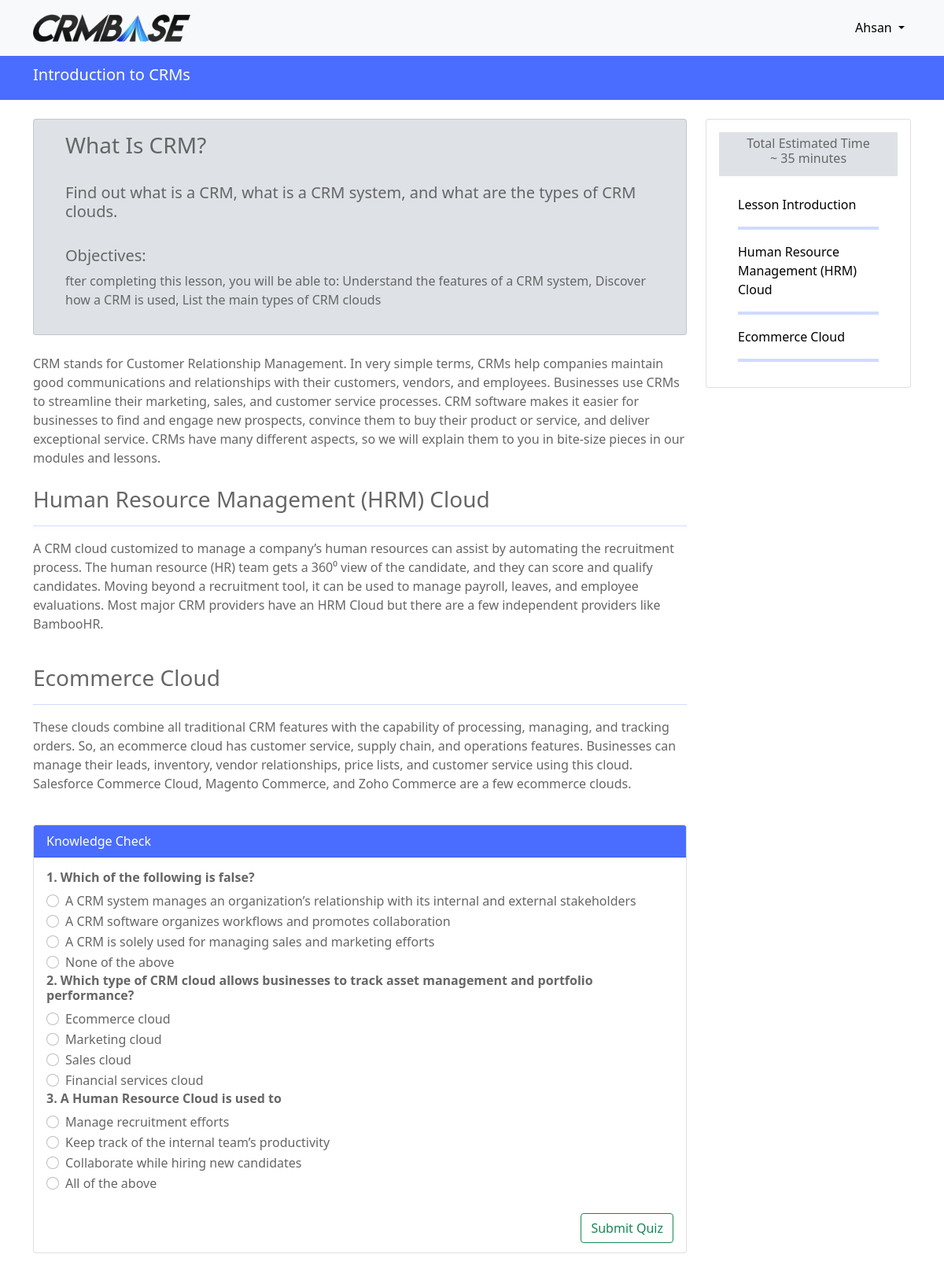
Screenshot of /view_lesson/1/ (signed in) with the database file from the repository.
### lesson/models.py (models this page shows)
class Lesson(models.Model):
    title = models.CharField(max_length=300, null=False, default='')
    intro = models.ForeignKey(Intro, related_name='blocks', on_delete=models.CASCADE)
    video_url = models.CharField(max_length=200, null=True)
    lesson_content = models.TextField(null=False, default='')
    estimated_time = models.CharField(max_length=100, null=False, default='')

class Intro(models.Model):
    intro_title = models.CharField(max_length=300, null=False, default='')
    description = models.TextField(null=False, default='')
    objectives = models.TextField(null=False, default='')

class Blocks(models.Model):
    block_title = models.CharField(max_length=300, null=False, default='')
    block_content = models.TextField(null=False, default='')
    lesson = models.ForeignKey(Lesson, related_name='blocks', on_delete=models.CASCADE)

### MCQs/models.py (models this page shows)
class Quiz(models.Model):
    question = models.TextField(default='', null=False)
    option_1 = models.CharField(max_length=300, default='', null=False)
    option_2 = models.CharField(max_length=300, default='', null=False)
    option_3 = models.CharField(max_length=300, default='', null=False)
    option_4 = models.CharField(max_length=300, default='', null=False)
    answer = models.CharField(max_length=200, default='NA', null=False)
    in_lesson = models.ForeignKey(Lesson, related_name='questions', on_delete=models.CASCADE)

### lesson/views.py (the view, shortened to what this page needs)
# urls.py: path('view_lesson/<str:pk>/', views.view_lesson, name='view_lesson'),
@login_required(login_url='login')
def view_lesson(request, pk):
    lesson = Lesson.objects.get(pk=pk)
    questions = Quiz.objects.filter(in_lesson=lesson)
    blocks = Blocks.objects.filter(lesson=lesson)[1:]
    data = dict()
    try:
        attempt = Attempts.objects.get(made_by=request.user, on_lesson=lesson)
    except:
        attempt = Attempts.objects.create(made_by=request.user, on_lesson=lesson)
    correct_answers = 0
    points = 0
    context ={
        'lesson':lesson,
        'blocks':blocks,
        'questions':questions,
        'data':data,
    }
    return render(request, 'lesson/view_lesson.html', context)

### lesson/templates/lesson/view_lesson.html (shortened to what this page needs)
{% load static %}
<!DOCTYPE html>
<html lang="en">
<head>
    <link href="https://cdn.jsdelivr.net/npm/bootstrap@5.0.1/dist/css/bootstrap.min.css" rel="stylesheet">
</head>
<body>
    {% include 'lesson/header.html' %}
    <div style="width: 100%;  padding:12px 0px 12px 0px; background-color: #4A6DFF;">
        <div class="container">
            <h5 style="color: white; display: inline-block;">{{lesson.title}} </h5>
        </div>
    </div>
    <div class="container" style="margin-top: 2%; margin-bottom: 20px;">
        <div class="row">
            <div class="col-9">
                <div class="card" style="background-color: #dee2e6;">
                    <div class="card-body">
                      <div class="container" id="{{lesson.into.intro_title}}">
                        <h3>{{lesson.intro.intro_title}}</h3> <br>
                        <h5>{{lesson.intro.description}}</h5> <br>
                        <h5>Objectives:</h5>
                            <p>{{lesson.intro.objectives}}</p>
                      </div>
                    </div>
                </div>
                <br>
                <div>
                    {{lesson.lesson_content}}
                </div>
                <br>
                <div >
                    {% for block in blocks %}
                      <div id="{{block.block_title}}">
                        <h3>{{block.block_title}}</h3> <hr style="color: #4A6DFF;">
                        <p>{{block.block_content}}</p>
                      </div>
                        <br>
                    {% endfor %}
                </div>
                  {% if questions %}
                <div class="card">
                    <div class="card-header" style="background-color: #4A6DFF; color: white;">
                    Knowledge Check
                    </div>
                    <form action="" method="POST">
                      <div class="card-body" style="margin-bottom: 10px;">
                        {% for question in questions %}
                            <h6 style="font-weight: bolder;">{{question.question}}</h6>
                            <div class="form-check">
                                <input class="form-check-input" type="radio" name="option{{question.id}}" id="flexRadioDefault{{question.option_1}}" value="A">
                                <label class="form-check-label" for="flexRadioDefault{{question.option_1}}">
                                  {{question.option_1}}
                                </label>
                              </div>
                              <div class="form-check">
                                <input class="form-check-input" type="radio" name="option{{question.id}}" id="flexRadioDefault{{question.option_2}}" value="B">
                                <label class="form-check-label" for="flexRadioDefault{{question.option_2}}">
                                  {{question.option_2}}
                                </label>
                              </div>
                              <div class="form-check">
                                <input class="form-check-input" type="radio" name="option{{question.id}}" id="flexRadioDefault{{question.option_3}}" value="C">
                                <label class="form-check-label" for="flexRadioDefault{{question.option_3}}">
                                  {{question.option_3}}
                                </label>
                              </div>
                              <div class="form-check">
                                <input class="form-check-input" type="radio" name="option{{question.id}}" id="flexRadioDefault{{question.option_4}}" value="D">
                                <label class="form-check-label" for="flexRadioDefault{{question.option_4}}">
                                  {{question.option_4}}
                                </label>
                              </div>
                        {% endfor %}
                        <br>
                        {% if request.user.is_superuser %}
                          <button disabled style="float: right;" type="submit" class="btn btn-outline-success">Submit Quiz</button> <br>
                        {% else %}
                          <button style="float: right;" type="submit" class="btn btn-outline-success">Submit Quiz</button> <br>
                        {% endif %}
                    </div>
                    </form>
                </div>
                {% endif %}
            </div>
            <div class="col-3">
                <div class="card">
                    <div class="card-body">
                      <div class="container" style="background-color:#dee2e6; border-radius: 1px; padding:5px 0px 5px 0px; text-align: center;" >
                        <h6>Total Estimated Time <br> ~ {{lesson.estimated_time}}</h6>
                      </div>
                      <br>
                      <div class="container">
                          {% for block in lesson.blocks.all %}
                            <a href="#{{block.block_title}}"><h7 style="color: black; font-weight: normal;">{{block.block_title}}</h7></a>
                            <hr size="6" style="color: #4A6DFF;">
                        {% endfor %}
                      </div>
                    </div>
                </div>
            </div>
        </div>
    </div>
</body>
</html>

### lesson/templates/lesson/header.html (shortened to what this page needs)
{% load static %}
<nav class="navbar navbar-expand-lg navbar-dark bg-light" style="padding: 13px;">
    <div class="container-fluid container">
      <a class="navbar-brand" href="{% url 'home' %}"><img width="40%" src="{% static 'img/logo.png' %}" alt=""></a>
      <div class="collapse navbar-collapse" id="navbarNav">
        <ul class="navbar-nav ms-auto" style="margin-left: 60%;" >
          {% if request.user.is_authenticated %}
          <li class="nav-item dropdown">
            <a class="nav-link dropdown-toggle" style="color: black;" href="#" id="navbarDropdown" role="button" data-bs-toggle="dropdown" aria-expanded="false">
              {{request.user.username}}
            </a>
          </li>
          {% else %}
            <a type="button" href="{% url 'login' %}" style="margin-right: 10px;" class="btn btn-secondary">Login</a>
            <a type="button" href="{% url 'register' %}"  class="btn btn-warning">Join Now</a>
          {% endif %}
        </ul>
      </div>
    </div>
  </nav>

### lesson/templates/lesson/view_lesson.html (style rules this page uses)
body { color:#666666; }
a { text-decoration: none; }
html { scroll-behavior: smooth; }

### rows the page displays
Lesson: title "Introduction to CRMs", intro.intro_title "What Is CRM?", intro.description "Find out what is a CRM, what is a CRM system, and what are the types of CRM clouds.", intro.objectives "fter completing this lesson, you will be able to: Understand the features of a CRM system, Discover how a CRM is used, List the main types of CRM clouds", lesson_content "CRM stands for Customer Relationship Management. In very simple terms, CRMs help companies maintain good communications and relationships with their customers, vendors, and employees. Businesses use CRMs to streamline their marketing, sales, and customer service processes. CRM software makes it easier for businesses to find and engage new prospects, convince them to buy their product or service, and deliver exceptional service. CRMs have many different aspects, so we will explain them to you in bite-size pieces in our modules and lessons.", estimated_time "35 minutes"
Blocks: block_title "Human Resource Management (HRM) Cloud", block_content "A CRM cloud customized to manage a company’s human resources can assist by automating the recruitment process. The human resource (HR) team gets a 360⁰ view of the candidate, and they can score and qualify candidates. Moving beyond a recruitment tool, it can be used to manage payroll, leaves, and employee evaluations. Most major CRM providers have an HRM Cloud but there are a few independent providers like BambooHR."
Blocks: block_title "Ecommerce Cloud", block_content "These clouds combine all traditional CRM features with the capability of processing, managing, and tracking orders. So, an ecommerce cloud has customer service, supply chain, and operations features. Businesses can manage their leads, inventory, vendor relationships, price lists, and customer service using this cloud. Salesforce Commerce Cloud, Magento Commerce, and Zoho Commerce are a few ecommerce clouds."
Quiz: question "1. Which of the following is false?", option_1 "A CRM system manages an organization’s relationship with its internal and external stakeholders", option_2 "A CRM software organizes workflows and promotes collaboration", option_3 "A CRM is solely used for managing sales and marketing efforts", option_4 "None of the above"
Quiz: question "2. Which type of CRM cloud allows businesses to track asset management and portfolio performance?", option_1 "Ecommerce cloud", option_2 "Marketing cloud", option_3 "Sales cloud", option_4 "Financial services cloud"
Quiz: question "3. A Human Resource Cloud is used to", option_1 "Manage recruitment efforts", option_2 "Keep track of the internal team’s productivity", option_3 "Collaborate while hiring new candidates", option_4 "All of the above"
Blocks: block_title "Lesson Introduction"

### other values shown
{{ request.user.username }} "Ahsan"
